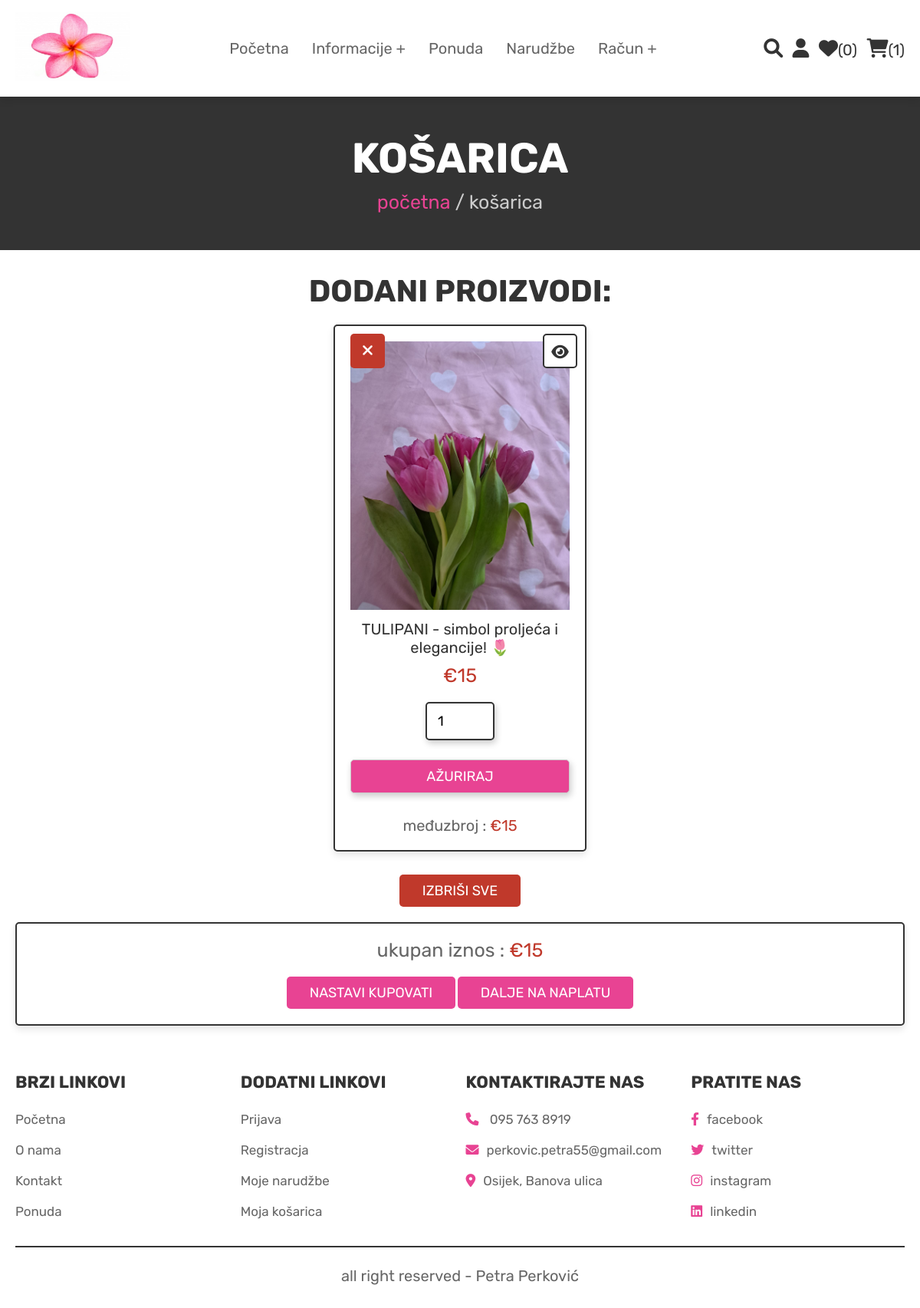
The page /cart.php (signed in) on the database its author committed.
### tables this page shows
CREATE TABLE `cart` (
  `id` int(100) NOT NULL,
  `user_id` int(100) NOT NULL,
  `pid` int(100) NOT NULL,
  `name` varchar(100) NOT NULL,
  `price` int(100) NOT NULL,
  `quantity` int(100) NOT NULL,
  `image` varchar(100) NOT NULL
);

### cart.php (the view, shortened to what this page needs)
<?php
@include 'config.php';
$user_id = $_SESSION['user_id'];
?>
<!DOCTYPE html>
<html lang="en">
<head>
   <link rel="stylesheet" href="https://cdnjs.cloudflare.com/ajax/libs/font-awesome/6.0.0/css/all.min.css">
   <link rel="stylesheet" href="css/style.css">
</head>
<body>
<?php @include 'header.php'; ?>
<section class="heading">
    <h3>Košarica</h3>
    <p> <a href="home.php">početna</a> / košarica </p>
</section>
<section class="shopping-cart">
    <h1 class="title">dodani proizvodi:</h1>
    <div class="box-container">
    <?php
        $grand_total = 0;
        $select_cart = mysqli_query($conn, "SELECT * FROM `cart` WHERE user_id = '$user_id'") or die('query failed');
        if(mysqli_num_rows($select_cart) > 0){
            while($fetch_cart = mysqli_fetch_assoc($select_cart)){
    ?>
    <div  class="box">
        <a href="cart.php?delete=<?php echo $fetch_cart['id']; ?>" class="fas fa-times" onclick="return confirm('izbrisati ovo iz košarice?');"></a>
        <a href="view_page.php?pid=<?php echo $fetch_cart['pid']; ?>" class="fas fa-eye"></a>
        <img src="uploaded_img/<?php echo $fetch_cart['image']; ?>" alt="" class="image">
        <div class="name"><?php echo $fetch_cart['name']; ?></div>
        <div class="price">€<?php echo $fetch_cart['price']; ?></div>
        <form action="" method="post">
            <input type="number" min="1" value="<?php echo $fetch_cart['quantity']; ?>" name="cart_quantity" class="qty">
            <input type="submit" value="ažuriraj" class="option-btn" name="update_quantity">
        </form>
        <div class="sub-total"> međuzbroj : <span>€<?php echo $sub_total = ($fetch_cart['price'] * $fetch_cart['quantity']); ?></span> </div>
    </div>
    <?php
    $grand_total += $sub_total;
        }
    }else{
        echo '<p class="empty">TVOJA KOŠARICA JE PRAZNA</p>';
    }
    ?>
    </div>
    <div class="more-btn">
        <a href="cart.php?delete_all" class="delete-btn <?php echo ($grand_total > 1)?'':'disabled' ?>" onclick="return confirm('izbrisati sve iz košarice?');">izbriši sve</a>
    </div>
    <div class="cart-total">
        <p>ukupan iznos : <span>€<?php echo $grand_total; ?></span></p>
        <a href="shop.php" class="option-btn">nastavi kupovati</a>
        <a href="checkout.php" class="btn  <?php echo ($grand_total > 1)?'':'disabled' ?>">dalje na naplatu</a>
    </div>
</section>
<?php @include 'footer.php'; ?>
</body>
</html>

### css/style.css (style rules this page uses)
:root { --pink:#e84393; --blue:#0177ff; --red:#c0392b; --orange:#f39c12; --black:#333; --white:#fff; --light-color:#666; --light-white:#ccc; --light-bg:#c7edff; --border:.2rem solid var(--black); --box-shadow:0 .5rem 1rem rgba(0,0,0,.1); }
* { font-family: 'Rubik', sans-serif; margin:0; padding:0; box-sizing: border-box; outline: none; border:none; text-decoration: none; transition:all .2s linear; }
html { font-size: 62.5%; overflow-x: hidden; scroll-behavior: smooth; scroll-padding-top: 6.5rem; }
body { background: var(--white); }
section { padding:3rem 2rem; }
.btn, .delete-btn, .option-btn { display: inline-block; border-radius: .5rem; margin-top: 1rem; font-size: 1.8rem; color:var(--white); cursor: pointer; padding:1rem 3rem; text-transform: uppercase; }
.btn { background-color: var(--pink); }
.delete-btn { background-color: var(--red); }
.option-btn { background-color: var(--pink); }
.more-btn { margin-top: 2rem; text-align: center; }
.heading { display: flex; flex-flow: column; align-items: center; justify-content: center; gap:1rem; background-color: var(--black); text-align: center; min-height: 25vh; }
.heading h3 { font-size: 5.5rem; color:var(--white); text-transform: uppercase; }
.heading p { font-size: 2.5rem; color:var(--light-white); }
.heading p a { color:var(--pink); }
.title { text-align: center; margin-bottom: 2rem; color:var(--black); text-transform: uppercase; font-size: 4rem; }
form input, textarea { width: 100%; background: rgba(255, 255, 255, 0.7); padding: 1rem 1.4rem; outline: none; border: 1px solid #ccc; border-radius: 8px; margin: 1.5rem 0; box-shadow: 2px 4px 8px rgba(0, 0, 0, 0.2); font-size: 16px; }
.shopping-cart .box-container { max-width: 1200px; margin:0 auto; display: grid; grid-template-columns: repeat(auto-fit, 33rem); gap:1.5rem; align-items: flex-start; justify-content: center; }
.shopping-cart .box-container .box { padding:2rem; text-align: center; background-color: var(--white); border:var(--border); box-shadow: var(--box-shadow); border-radius: .5rem; position: relative; }
.shopping-cart .box-container .box .image { height: 35rem; width: 100%; object-fit: cover; }
.shopping-cart .box-container .box .fa-eye, .shopping-cart .box-container .box .fa-times { position: absolute; top:1rem; height: 4.5rem; width: 4.5rem; line-height: 4.3rem; font-size: 2rem; border-radius: .5rem; }
.shopping-cart .box-container .box .fa-eye { right:1rem; border:var(--border); background-color: var(--white); color:var(--black); }
.shopping-cart .box-container .box .fa-times { background-color: var(--red); color:var(--white); }
.shopping-cart .box-container .box .name { font-size: 2rem; color:var(--black); margin:1rem 0; }
.shopping-cart .box-container .box .price { font-size: 2.5rem; color:var(--red); margin:.5rem 0; }
.shopping-cart .box-container .box .qty { width: 9rem; padding:1.2rem 1.4rem; border-radius: .5rem; border:var(--border); font-size: 1.8rem; }
.shopping-cart .box-container .box .sub-total { margin-top: 1.5rem; font-size: 2rem; color:var(--light-color); }
.shopping-cart .box-container .box .sub-total span { color:var(--red); }
.shopping-cart .cart-total { max-width: 1200px; margin:0 auto; padding:2rem; text-align: center; background-color: var(--white); border:var(--border); box-shadow: var(--box-shadow); border-radius: .5rem; margin-top: 2rem; }
.shopping-cart .cart-total p { font-size: 2.5rem; color:var(--light-color); margin-bottom: 1rem; }
.shopping-cart .cart-total p span { color:var(--red); }

### rows shown on the page
cart: image (picture), name "TULIPANI - simbol proljeća i elegancije! 🌷", price "15", cart_quantity "1"

### other values the page prints
$wishlist_num_rows "0"
$cart_num_rows "1"
$grand_total "15"
